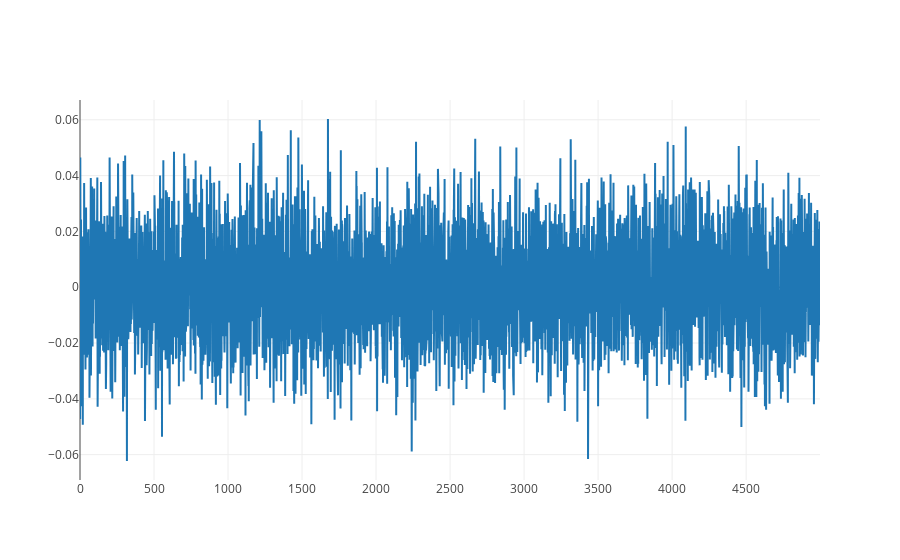

Notebook code cell kept with this figure:
### Code cell
iplot([go.Scatter(y=b[:,1])], show_link=False)

### Figure 1 — Plotly figure (JSON) as saved in the notebook; plotly's stock layout.template omitted (floating-point values rounded to 4 significant figures; data arrays with more than 128 entries replaced by an {"elided": "..."} marker saying what was removed)
{"data": [{"type": "scatter", "uid": "32614314-a2c7-11e8-8e7f-00266c69923a", "y": {"elided": "5000 float values"}}], "layout": {}}
